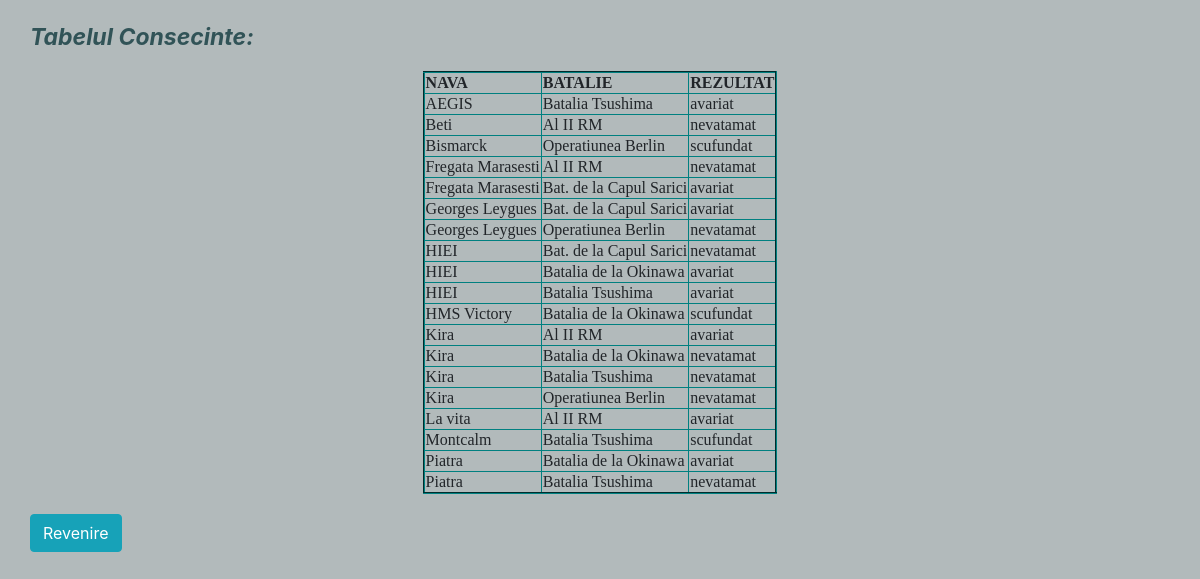
The page /Consecinte.php on the database its author committed.
### tables this page shows
CREATE TABLE Consecinte(
	nava varchar (20) NOT NULL,	
	batalie varchar (25) NOT NULL,
	rezultat varchar (20) NOT NULL);

### Consecinte.php (the view, shortened to what this page needs)
<html>
<head>
	<link rel="stylesheet" type="text/css" href="css/bootstrap.css">
</head>
<body>
	<div class="text-container">
		<p style="color:#315357 ; font-size: 23px; "><strong><em>Tabelul Consecinte: </em></strong></p>
	</div>
		<?php
			$mysqli = new mysqli("localhost","root","","clase");
			$sql = "SELECT NAVA,BATALIE,REZULTAT FROM Consecinte";
			$result = $mysqli->query($sql);
			echo "<table border='2'>";
			echo "<tr><th>NAVA</th><th>BATALIE</th><th>REZULTAT</th></tr>";
			while ($row = $result->fetch_assoc()) {
					printf("<tr><td>%s</td><td>%s</td><td>%s</td></tr>", $row['NAVA'], $row['BATALIE'], $row['REZULTAT']);
			}
			echo "</table>";
		?>
		<div class="form-container">
			<form action="menu.html" method="post">
			  <input type="submit" name="Revenire" value="Revenire" class="btn btn-info">
			</form>
		</div>
</body>
</html>

### Consecinte.php (style rules this page uses)
body { background-color: #B2BABB; }
table { font-family:verdana; border-color: #008080; margin: 0 auto; }
.form-container { padding-left: 30px; padding-top: 20px; }
.text-container { padding-left: 30px; padding-top: 20px; }

### rows shown on the page
consecinte: nava "AEGIS", batalie "Batalia Tsushima", rezultat "avariat"
consecinte: nava "Beti", batalie "Al II RM", rezultat "nevatamat"
consecinte: nava "Bismarck", batalie "Operatiunea Berlin", rezultat "scufundat"
consecinte: nava "Fregata Marasesti", batalie "Al II RM", rezultat "nevatamat"
consecinte: nava "Fregata Marasesti", batalie "Bat. de la Capul Sarici", rezultat "avariat"
consecinte: nava "Georges Leygues", batalie "Bat. de la Capul Sarici", rezultat "avariat"
consecinte: nava "Georges Leygues", batalie "Operatiunea Berlin", rezultat "nevatamat"
consecinte: nava "HIEI", batalie "Bat. de la Capul Sarici", rezultat "nevatamat"
consecinte: nava "HIEI", batalie "Batalia de la Okinawa", rezultat "avariat"
consecinte: nava "HIEI", batalie "Batalia Tsushima", rezultat "avariat"
consecinte: nava "HMS Victory", batalie "Batalia de la Okinawa", rezultat "scufundat"
consecinte: nava "Kira", batalie "Al II RM", rezultat "avariat"
consecinte: nava "Kira", batalie "Batalia de la Okinawa", rezultat "nevatamat"
consecinte: nava "Kira", batalie "Batalia Tsushima", rezultat "nevatamat"
consecinte: nava "Kira", batalie "Operatiunea Berlin", rezultat "nevatamat"
consecinte: nava "La vita", batalie "Al II RM", rezultat "avariat"
consecinte: nava "Montcalm", batalie "Batalia Tsushima", rezultat "scufundat"
consecinte: nava "Piatra", batalie "Batalia de la Okinawa", rezultat "avariat"
consecinte: nava "Piatra", batalie "Batalia Tsushima", rezultat "nevatamat"
